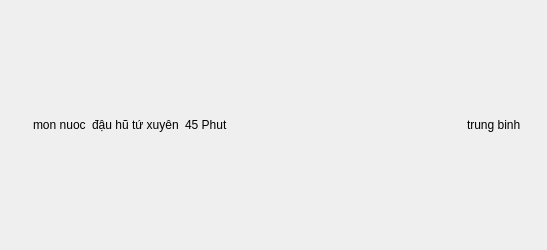
<?xml version="1.0" encoding="UTF-8"?>
<ui version="4.0">
 <class>Form</class>
 <widget class="QWidget" name="Form">
  <property name="geometry">
   <rect>
    <x>0</x>
    <y>0</y>
    <width>547</width>
    <height>250</height>
   </rect>
  </property>
  <property name="minimumSize">
   <size>
    <width>200</width>
    <height>250</height>
   </size>
  </property>
  <property name="maximumSize">
   <size>
    <width>10000000</width>
    <height>100000</height>
   </size>
  </property>
  <property name="windowTitle">
   <string>Form</string>
  </property>
  <layout class="QHBoxLayout" name="horizontalLayout_2">
   <item>
    <widget class="QWidget" name="widget" native="true">
     <layout class="QHBoxLayout" name="horizontalLayout">
      <item>
       <widget class="QLabel" name="label">
        <property name="maximumSize">
         <size>
          <width>150</width>
          <height>150</height>
         </size>
        </property>
        <property name="text">
         <string/>
        </property>
        <property name="pixmap">
         <pixmap>../accets/imgs/tải xuống.jpg</pixmap>
        </property>
        <property name="scaledContents">
         <bool>true</bool>
        </property>
       </widget>
      </item>
      <item>
       <widget class="QLabel" name="label_2">
        <property name="text">
         <string>mon nuoc</string>
        </property>
       </widget>
      </item>
      <item>
       <widget class="QLabel" name="label_3">
        <property name="text">
         <string>đậu hũ tứ xuyên</string>
        </property>
       </widget>
      </item>
      <item>
       <widget class="QLabel" name="label_4">
        <property name="text">
         <string>45 Phut</string>
        </property>
       </widget>
      </item>
      <item>
       <spacer name="horizontalSpacer">
        <property name="orientation">
         <enum>Qt::Horizontal</enum>
        </property>
        <property name="sizeHint" stdset="0">
         <size>
          <width>113</width>
          <height>20</height>
         </size>
        </property>
       </spacer>
      </item>
      <item>
       <widget class="QLabel" name="label_5">
        <property name="text">
         <string>trung binh</string>
        </property>
       </widget>
      </item>
     </layout>
    </widget>
   </item>
   <item>
    <widget class="Line" name="line">
     <property name="orientation">
      <enum>Qt::Horizontal</enum>
     </property>
    </widget>
   </item>
  </layout>
 </widget>
 <resources/>
 <connections/>
</ui>
